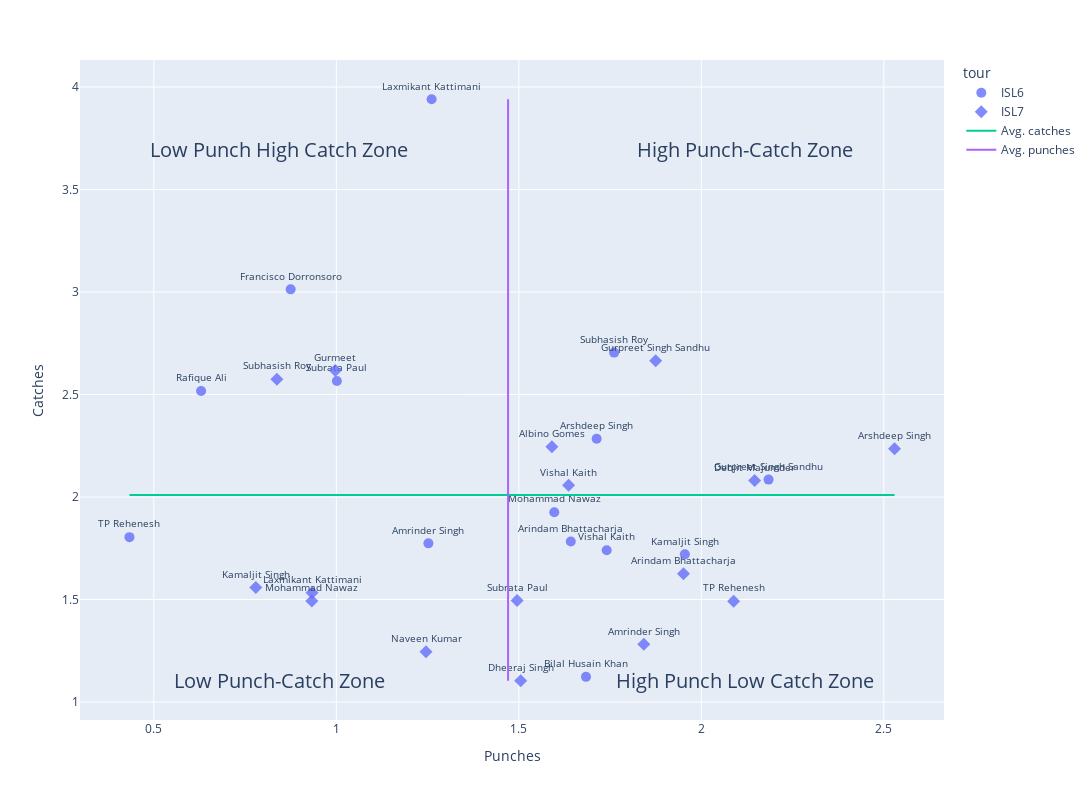

Source (notebook cell):
### Code cell
# Simple punches vs catches per 90:
fig = px.scatter(y=y_col, x=x_col, data_frame=gk_df_mins_df,
                 hover_name=hoverName, text=markerLabelText, symbol=markerSymbol,
                 labels={y_col: "Catches", x_col: "Punches", markerSymbol: "tour"},
                 opacity=.8)

fig.add_trace(go.Scatter(x=gk_df_mins_df[x_col],
                         y=[gk_df_mins_df[y_col].mean()]*len(gk_df_mins_df),
                         name="Avg. catches"))
fig.add_trace(go.Scatter(x=[gk_df_mins_df[x_col].mean()]*len(gk_df_mins_df),
                         y=gk_df_mins_df[y_col],
                         name="Avg. punches"))
# Right top quadrant:
fig.add_annotation(x=gk_df_mins_df[x_col].max(),
                   y=gk_df_mins_df[y_col].max(),
            text="High Punch-Catch Zone",
            showarrow=False, xshift=-150, yshift=-50, font={"size": 20})

fig.add_annotation(x=gk_df_mins_df[x_col].max(),
                   y=gk_df_mins_df[y_col].min(),
            text="High Punch Low Catch Zone",
            showarrow=False, xshift=-150, font={"size": 20})
# Left bottom quadrant:
fig.add_annotation(x=gk_df_mins_df[x_col].min(),
                   y=gk_df_mins_df[y_col].min(),
            text="Low Punch-Catch Zone",
            showarrow=False, xshift=150, font={"size": 20})
# Left top quadrant:
fig.add_annotation(x=gk_df_mins_df[x_col].min(),
                   y=gk_df_mins_df[y_col].max(),
            text="Low Punch High Catch Zone",
            showarrow=False, xshift=150, yshift=-50, font={"size": 20})
# Additional plot parameters:
fig.update_traces(textposition='top center', textfont_size=10, marker=dict(size=10))
fig.update_layout(showlegend=True, height=800, width=1500)

### Figure 1 — Plotly figure (JSON) as saved in the notebook; plotly's stock layout.template omitted (floating-point values rounded to 4 significant figures)
{"data": [{"hovertemplate": "<b>%{hovertext}</b><br><br>tour=ISL6<br>Punches=%{x}<br>Catches=%{y}<br>short_name=%{text}<extra></extra>", "hovertext": ["MCFC", "OFC", "HFC", "NEUFC", "KBFC", "ATKFC", "JFC", "BFC", "CFC", "HFC", "JFC", "OFC", "KBFC", "FCG"], "legendgroup": "ISL6", "marker": {"color": "#636efa", "opacity": 0.8, "size": 10, "symbol": "circle"}, "mode": "markers+text", "name": "ISL6", "orientation": "v", "showlegend": true, "text": ["Amrinder Singh", "Francisco Dorronsoro", "Laxmikant Kattimani", "Subhasish Roy", "TP Rehenesh", "Arindam Bhattacharja", "Subrata Paul", "Gurpreet Singh Sandhu", "Vishal Kaith", "Kamaljit Singh", "Rafique Ali", "Arshdeep Singh", "Bilal Husain Khan", "Mohammad Nawaz"], "textfont": {"size": 10}, "textposition": "top center", "type": "scatter", "x": [1.252, 0.8747, 1.261, 1.761, 0.433, 1.642, 1.001, 2.184, 1.741, 1.955, 0.6294, 1.713, 1.684, 1.597], "xaxis": "x", "y": [1.774, 3.013, 3.94, 2.704, 1.804, 1.783, 2.566, 2.085, 1.741, 1.72, 2.517, 2.284, 1.123, 1.926], "yaxis": "y"}, {"hovertemplate": "<b>%{hovertext}</b><br><br>tour=ISL7<br>Punches=%{x}<br>Catches=%{y}<br>short_name=%{text}<extra></extra>", "hovertext": ["MCFC", "HFC", "NEUFC", "JFC", "ATKMB", "HFC", "BFC", "KBFC", "SCEB", "CFC", "FCG", "OFC", "ATKMB", "OFC", "FCG", "NEUFC"], "legendgroup": "ISL7", "marker": {"color": "#636efa", "opacity": 0.8, "size": 10, "symbol": "diamond"}, "mode": "markers+text", "name": "ISL7", "orientation": "v", "showlegend": true, "text": ["Amrinder Singh", "Laxmikant Kattimani", "Subhasish Roy", "TP Rehenesh", "Arindam Bhattacharja", "Subrata Paul", "Gurpreet Singh Sandhu", "Albino Gomes", "Debjit Majumder", "Vishal Kaith", "Naveen Kumar", "Kamaljit Singh", "Dheeraj Singh", "Arshdeep Singh", "Mohammad Nawaz", "Gurmeet"], "textfont": {"size": 10}, "textposition": "top center", "type": "scatter", "x": [1.842, 0.9333, 0.8369, 2.088, 1.951, 1.495, 1.875, 1.59, 2.146, 1.636, 1.246, 0.7792, 1.505, 2.529, 0.9326, 0.9972], "xaxis": "x", "y": [1.282, 1.533, 2.575, 1.492, 1.626, 1.495, 2.664, 2.245, 2.081, 2.057, 1.246, 1.558, 1.104, 2.235, 1.492, 2.618], "yaxis": "y"}, {"marker": {"size": 10}, "name": "Avg. catches", "textfont": {"size": 10}, "textposition": "top center", "type": "scatter", "x": [1.252, 0.8747, 1.261, 1.761, 0.433, 1.642, 1.001, 2.184, 1.741, 1.955, 0.6294, 1.713, 1.684, 1.597, 1.842, 0.9333, 0.8369, 2.088, 1.951, 1.495, 1.875, 1.59, 2.146, 1.636, 1.246, 0.7792, 1.505, 2.529, 0.9326, 0.9972], "y": [2.01, 2.01, 2.01, 2.01, 2.01, 2.01, 2.01, 2.01, 2.01, 2.01, 2.01, 2.01, 2.01, 2.01, 2.01, 2.01, 2.01, 2.01, 2.01, 2.01, 2.01, 2.01, 2.01, 2.01, 2.01, 2.01, 2.01, 2.01, 2.01, 2.01]}, {"marker": {"size": 10}, "name": "Avg. punches", "textfont": {"size": 10}, "textposition": "top center", "type": "scatter", "x": [1.47, 1.47, 1.47, 1.47, 1.47, 1.47, 1.47, 1.47, 1.47, 1.47, 1.47, 1.47, 1.47, 1.47, 1.47, 1.47, 1.47, 1.47, 1.47, 1.47, 1.47, 1.47, 1.47, 1.47, 1.47, 1.47, 1.47, 1.47, 1.47, 1.47], "y": [1.774, 3.013, 3.94, 2.704, 1.804, 1.783, 2.566, 2.085, 1.741, 1.72, 2.517, 2.284, 1.123, 1.926, 1.282, 1.533, 2.575, 1.492, 1.626, 1.495, 2.664, 2.245, 2.081, 2.057, 1.246, 1.558, 1.104, 2.235, 1.492, 2.618]}], "layout": {"annotations": [{"font": {"size": 20}, "showarrow": false, "text": "High Punch-Catch Zone", "x": 2.529, "xshift": -150, "y": 3.94, "yshift": -50}, {"font": {"size": 20}, "showarrow": false, "text": "High Punch Low Catch Zone", "x": 2.529, "xshift": -150, "y": 1.104}, {"font": {"size": 20}, "showarrow": false, "text": "Low Punch-Catch Zone", "x": 0.433, "xshift": 150, "y": 1.104}, {"font": {"size": 20}, "showarrow": false, "text": "Low Punch High Catch Zone", "x": 0.433, "xshift": 150, "y": 3.94, "yshift": -50}], "height": 800, "legend": {"title": {"text": "tour"}, "tracegroupgap": 0}, "margin": {"t": 60}, "showlegend": true, "width": 1500, "xaxis": {"anchor": "y", "domain": [0, 1], "title": {"text": "Punches"}}, "yaxis": {"anchor": "x", "domain": [0, 1], "title": {"text": "Catches"}}}}
